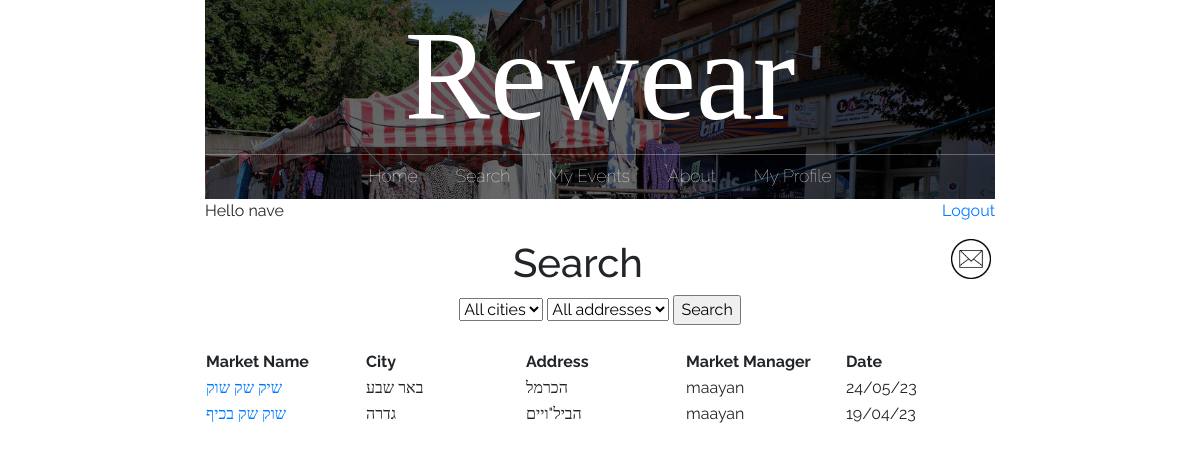
Page /search_page/ (signed in) on the earlier database version.
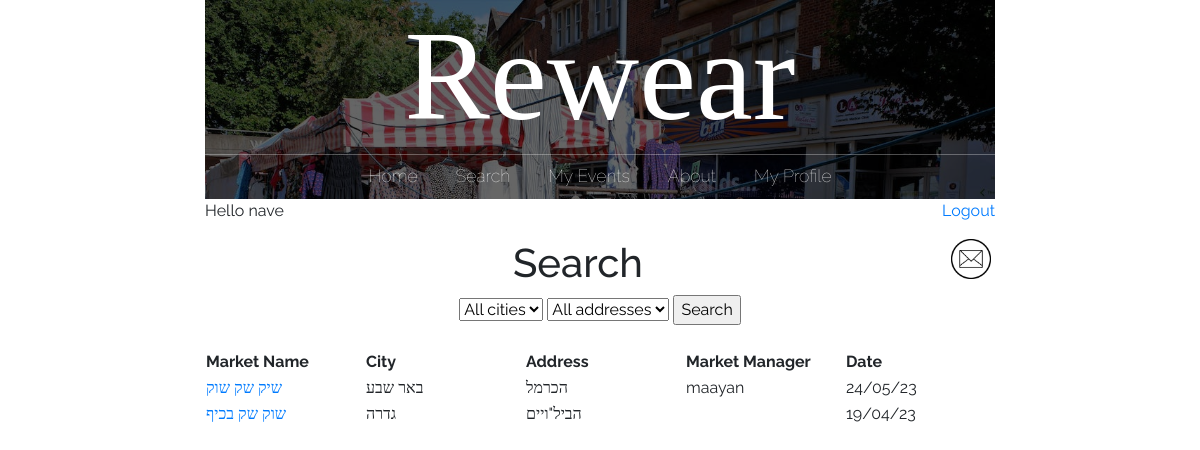
Same page on the later database version.
### main/models.py (models this page shows, shortened)
class market(models.Model):
    id = models.AutoField(primary_key=True)
    name = models.CharField(max_length=200, blank=True)
    city = models.CharField(max_length=200, blank=True)
    address = models.CharField(max_length=200, blank=True)
    facebook = models.CharField(max_length=200, default='', blank=True)
    description = models.CharField(max_length=200, default='', blank=True)
    google_location = models.CharField(max_length=1000, default='', blank=True)
    market_manager = models.CharField(max_length=200, default='', blank=True)
    date = models.CharField(max_length=200, default='', blank=True)
    status = models.CharField(max_length=200, default='', blank=True)
    rating = models.CharField(max_length=200, default='', blank=True)
    shirt = models.IntegerField(default=0, blank=True)
    pants = models.IntegerField(default=0, blank=True)
    shoes = models.IntegerField(default=0, blank=True)
    hat = models.IntegerField(default=0, blank=True)
    gloves = models.IntegerField(default=0, blank=True)
    scarf = models.IntegerField(default=0, blank=True)
    jacket = models.IntegerField(default=0, blank=True)
    other = models.IntegerField(default=0, blank=True)
    class Meta:
        app_label = 'main'

### main/views.py (the view)
# urls.py: path("search_page/", views.search_page, name="search"),
def search_page(response):
    markets = market.objects.all()
    new_mail = new_messages(response.user.username)
    return render(response, "main/search.html", {'markets': markets, 'search': markets, 'new_mail': new_mail})

### main/views.py (called while the page is built)
def new_messages(username):
    try:
        messages = Message.objects.filter(recipient=User.objects.filter(username=username)[0])
        for m in messages:
            if not m.is_read:
                return True
        return False
    except:
        return False

### main/templates/main/search.html (shortened to what this page needs)
{% extends 'main/base.html' %}
{% load crispy_forms_tags %}
{% block content %}
<center><h1>Search</h1>
<form method="post" action='/search/'>
	<select name="city" id="city-select" onchange="updateAddressOptions()">
		<option value="All">All cities</option>
	</select>
	<select name="address" id="address-select" onchange="updateCityOptions()">
		<option value="All">All addresses</option>
	</select>
	<input type="submit" value="Search">
</form>
<br />
		<table>
			<tr>
				<th>
					Market Name
				</th>
				<th>
					City
				</th>
				<th>
					Address
				</th>
				<th>
					Market Manager
				</th>
				<th>
					Date
				</th>
			{% for market in search %}
			<tr>
				<td>
					<a href="/market_page/{{market.id}}/">{{market.name}}</a>
				</td>
				<td>
					{{market.city}}
				</td>
				<td>
					{{market.address}}
				</td>
				<td>
					{{market.market_manager}}
				</td>
				<td>
					{{market.date}}
				</td>
			</tr>
			{% endfor %}
		</table>
</center>
{% endblock %}

Differences in the rows shown:
changed market "שוק שק בכיף": market_manager "maayan" → (not shown)
